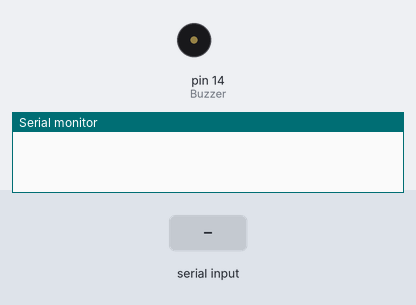
This sketch was run on a simulated Arduino Uno, built with avr-gcc and run on an emulated ATmega328P. Shown: buzzer (waves = sounding), the last lines printed to the serial monitor. The inputs (shaded band) are chosen by the test bench.

Above: at 1.2 s.
1.3 s: "q" received over Serial
2.8 s: "1" received over Serial
At 2.9 s:
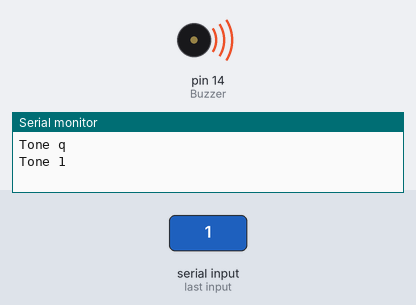
Timing chart, 0 to 5.8 s (numbered marks = the images above; inputs shaded):
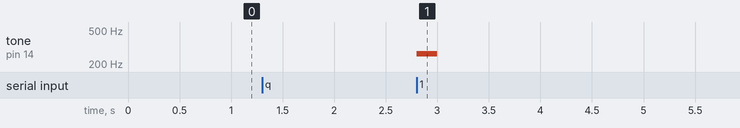

Measured:
- after the input at 2.8 s, tone on pin 14 (Buzzer): silent → 262 Hz at once, → silent 0.20 s later

The sketch:

chap9_1.ino
```cpp
/* Beep + Serial Monitor 的發聲控制 */

#include "pitches.h"      // 引入音調的標頭檔 (包含8個八度音)
const byte Buzzer = 14;   // 蜂鳴器的接腳 D8
char chr, index;

// 宣告一個字元 1~7 對應到第4八度音 Do~Si 的音調陣列
int notes4[] = { NOTE_C4,NOTE_D4,NOTE_E4,NOTE_F4,NOTE_G4,NOTE_A4,NOTE_B4 };
// 宣告一個字元 A~G 對應到第5八度音 La,Si,Do,Re,Mi,Fa,So 的音調陣列
int notes5[] = { NOTE_A5,NOTE_B5,NOTE_C5,NOTE_D5,NOTE_E5,NOTE_F5,NOTE_G5 };

void setup() {
  pinMode(Buzzer,OUTPUT);
  Serial.begin(9600);      // start serial port
}
void bird(void){
  for(int freq=8000;freq>=600;freq-=100){
    tone(Buzzer,freq);
    delay(1);
    }
    noTone(Buzzer);
  }
void loop() {
  // 判斷串列埠緩衝區有無資料
  if (Serial.available()) {
    chr=Serial.read();    // 從串列埠緩衝區中讀取下一個有效的字元資料
    if ((chr-'1')>=0 && (chr-'7')<=0) {      // 判斷讀入的字元是否介於'1'～'7'
        index=chr-'1';   // 取得音調陣列中的索引值
        tone(Buzzer, notes4[index], 200);    // 發出指定音調頻率, 維持200ms
    }
    else if ((chr-'A')>=0 && (chr-'G')<=0) { // 判斷讀入的字元是否介於'A'～'G'
        index=chr-'A';   // 取得音調陣列中的索引值
        tone(Buzzer, notes5[index], 200);    // 發出指定音調頻率, 維持200ms
    }
    else if(chr=='q')bird();
    Serial.print("Tone ");      // 在 Serial Monitor 中顯示訊息
    Serial.println(chr);        //
    delay(200*1.3);            // 延遲 200*1.3 ms
  }
}
```

pitches.h
```cpp
/*************************************************
 * Public Constants
 *************************************************/

#define NOTE_B0  31
#define NOTE_C1  33
#define NOTE_CS1 35
#define NOTE_D1  37
#define NOTE_DS1 39
#define NOTE_E1  41
#define NOTE_F1  44
#define NOTE_FS1 46
#define NOTE_G1  49
#define NOTE_GS1 52
#define NOTE_A1  55
#define NOTE_AS1 58
#define NOTE_B1  62
#define NOTE_C2  65
#define NOTE_CS2 69
#define NOTE_D2  73
#define NOTE_DS2 78
#define NOTE_E2  82
#define NOTE_F2  87
#define NOTE_FS2 93
#define NOTE_G2  98
#define NOTE_GS2 104
#define NOTE_A2  110
#define NOTE_AS2 117
#define NOTE_B2  123
#define NOTE_C3  131
#define NOTE_CS3 139
#define NOTE_D3  147
#define NOTE_DS3 156
#define NOTE_E3  165
#define NOTE_F3  175
#define NOTE_FS3 185
#define NOTE_G3  196
#define NOTE_GS3 208
#define NOTE_A3  220
#define NOTE_AS3 233
#define NOTE_B3  247
#define NOTE_C4  262
#define NOTE_CS4 277
#define NOTE_D4  294
#define NOTE_DS4 311
#define NOTE_E4  330
#define NOTE_F4  349
#define NOTE_FS4 370
#define NOTE_G4  392
#define NOTE_GS4 415
#define NOTE_A4  440
#define NOTE_AS4 466
#define NOTE_B4  494
#define NOTE_C5  523
#define NOTE_CS5 554
#define NOTE_D5  587
#define NOTE_DS5 622
#define NOTE_E5  659
#define NOTE_F5  698
#define NOTE_FS5 740
#define NOTE_G5  784
#define NOTE_GS5 831
#define NOTE_A5  880
#define NOTE_AS5 932
#define NOTE_B5  988
#define NOTE_C6  1047
#define NOTE_CS6 1109
#define NOTE_D6  1175
#define NOTE_DS6 1245
#define NOTE_E6  1319
#define NOTE_F6  1397
#define NOTE_FS6 1480
#define NOTE_G6  1568
#define NOTE_GS6 1661
#define NOTE_A6  1760
#define NOTE_AS6 1865
#define NOTE_B6  1976
#define NOTE_C7  2093
#define NOTE_CS7 2217
#define NOTE_D7  2349
#define NOTE_DS7 2489
#define NOTE_E7  2637
#define NOTE_F7  2794
#define NOTE_FS7 2960
#define NOTE_G7  3136
#define NOTE_GS7 3322
#define NOTE_A7  3520
#define NOTE_AS7 3729
#define NOTE_B7  3951
#define NOTE_C8  4186
#define NOTE_CS8 4435
#define NOTE_D8  4699
#define NOTE_DS8 4978
```
